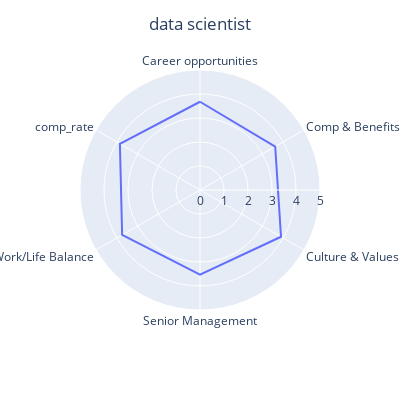

Write notebook code for a chart like this one.
### Code cell
a = px.line_polar(jobs_rank_comp.loc['data scientist'], r=jobs_rank_comp.loc['data scientist'].values, theta=jobs_rank_comp.loc['data scientist'].index, line_close=True, range_r=[0,5]).update_layout(
    autosize=False,
    width=400,
    height=400, title_text='data scientist', title_x =0.5)
a

### Figure 1 — Plotly figure (JSON) as saved in the notebook; plotly's stock layout.template omitted (floating-point values rounded to 4 significant figures)
{"data": [{"hovertemplate": "r=%{r}<br>index=%{theta}<extra></extra>", "legendgroup": "", "line": {"color": "#636efa", "dash": "solid"}, "marker": {"symbol": "circle"}, "mode": "lines", "name": "", "r": [3.677, 3.619, 3.897, 3.526, 3.746, 3.854, 3.677], "showlegend": false, "subplot": "polar", "theta": ["Career opportunities", "Comp & Benefits", "Culture & Values", "Senior Management", "Work/Life Balance", "comp_rate", "Career opportunities"], "type": "scatterpolar"}], "layout": {"autosize": false, "height": 400, "legend": {"tracegroupgap": 0}, "margin": {"t": 60}, "polar": {"angularaxis": {"direction": "clockwise", "rotation": 90}, "domain": {"x": [0, 1], "y": [0, 1]}, "radialaxis": {"range": [0, 5]}}, "title": {"text": "data scientist", "x": 0.5}, "width": 400}}
